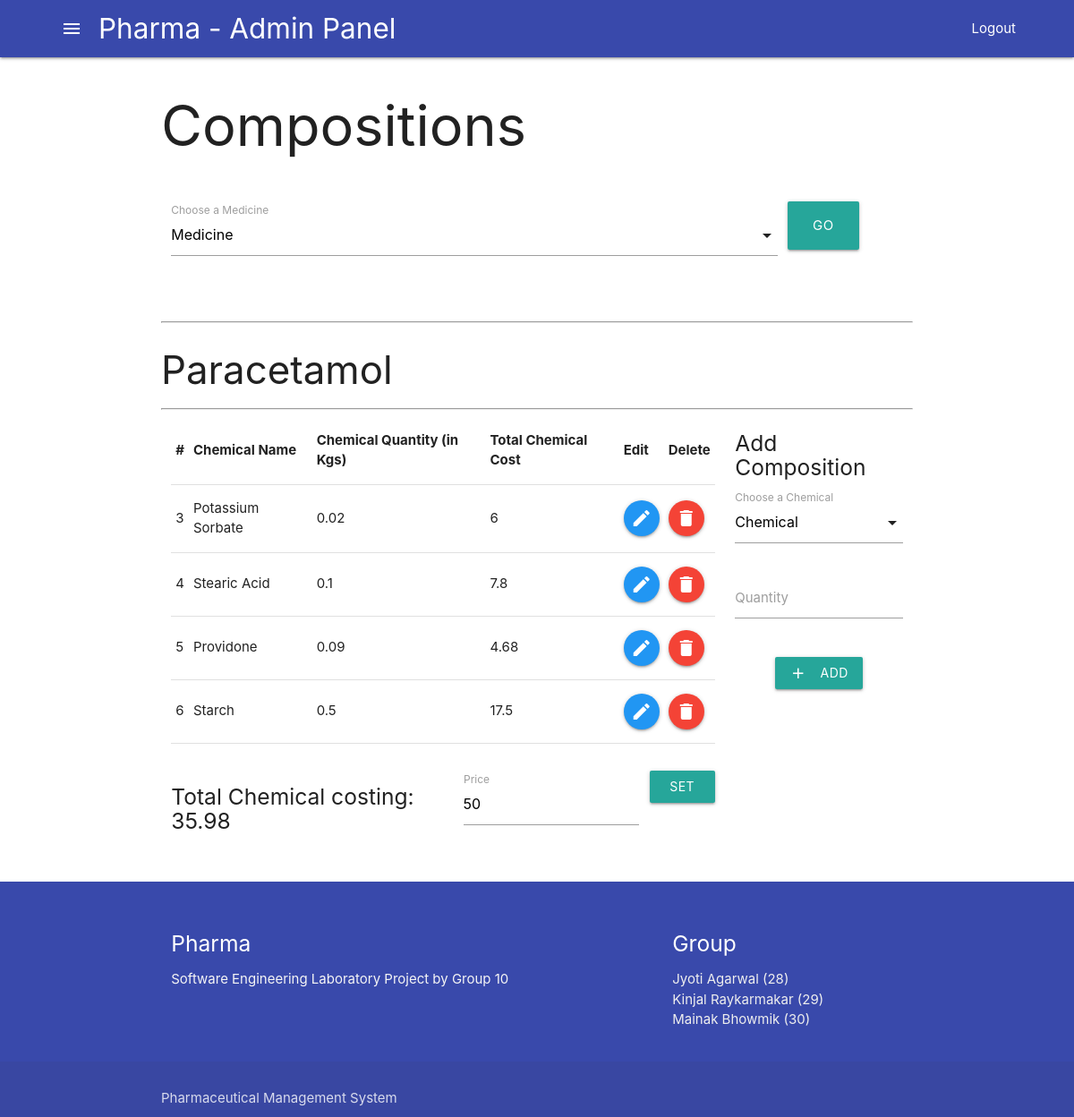
Screenshot of /admin/composition.php?med=1 (signed in) with the database file from the repository.
### tables this page shows
CREATE TABLE `medicines` (
  `id` int(11) NOT NULL,
  `name` varchar(30) NOT NULL,
  `qty` int(11) NOT NULL DEFAULT 0,
  `price` float NOT NULL DEFAULT 0,
  `forSale` tinyint(1) NOT NULL DEFAULT 0,
  `image` varchar(200) NOT NULL
);

CREATE TABLE `composition` (
  `comp_id` int(11) NOT NULL,
  `cid` int(11) NOT NULL,
  `mid` int(11) NOT NULL,
  `c_qty` double NOT NULL
);

CREATE TABLE `chemicals` (
  `id` int(11) NOT NULL,
  `name` varchar(30) NOT NULL,
  `qty` double NOT NULL DEFAULT 0,
  `rate` double NOT NULL,
  `image` varchar(200) NOT NULL
);

### admin/composition.php (the view, shortened to what this page needs)
<?php
include("./include/connection.php");
include("./include/header.php");
$query3 = "select id, name from chemicals";
$chemicals = mysqli_query($con, $query3);
if (isset($_REQUEST["med"])) {
  $query = "select * from medicines where id='" . $_REQUEST["med"] . "'";
  $result = mysqli_query($con, $query);
  $medicine = mysqli_fetch_object($result);
  $query2 = "select * from composition, chemicals where mid='" . $_REQUEST["med"] . "'  and composition.cid=chemicals.id";
  $compositions = mysqli_query($con, $query2);
}
?>
<link rel="stylesheet" href="./styles/styles.css">
<div class="container">
  <h1>Compositions</h1>
  <form action="">
    <div class="row" style="margin-top: 50px; margin-bottom: 50px">
      <div class="input-field col s10">
        <label>Choose a Medicine</label>
      </div>
      <div class="s2">
        <button type="submit" class="waves-effect waves-light btn-large">Go</button>
      </div>
    </div>
  </form>
  <hr>
  <?php if (isset($_REQUEST["med"])) { ?>
    <h3><?php echo $medicine->name ?></h3>
    <hr>
    <div class="row">
      <div class="col s9">
        <table>
          <thead>
            <tr>
              <th>#</th>
              <th>Chemical Name</th>
              <th>Chemical Quantity (in Kgs)</th>
              <th>Total Chemical Cost</th>
              <th>Edit</th>
              <th>Delete</th>
            </tr>
          </thead>
          <tbody>
            <?php
            $totalCosts = 0;
            while ($fetch = mysqli_fetch_object($compositions)) {
              $totalCosts += $fetch->rate * $fetch->c_qty;  ?>
              <tr>
                <td><?php echo $fetch->comp_id ?></td>
                <td><?php echo $fetch->name ?></td>
                <td><?php echo $fetch->c_qty ?></td>
                <td><?php echo $fetch->rate * $fetch->c_qty ?></td>
                <td>
                  <a class="btn-floating blue" href="./composition.php?med=<?php echo $medicine->id ?>&edit=<?php echo $fetch->comp_id ?>">
                    <i class="material-icons">edit</i>
                  </a>
                </td>
                <td>
                  <a class="btn-floating red" href="./composition.php?med=<?php echo $medicine->id ?>&delete=<?php echo $fetch->comp_id ?>">
                    <i class="material-icons">delete</i>
                  </a>
                </td>
              </tr>
            <?php } ?>
          </tbody>
        </table>
        <div class="row" style="margin-top: 30px;">
          <div class="col s6">
            <h5>Total Chemical costing: <?php echo $totalCosts ?></h5>
          </div>
          <form action="./medicines/setprice.php" method="POST" class="col s6">
            <div class="input-field col s9">
              <input id="price" name="price" type="number" step="any" value="<?php echo $medicine->price ?>" class="validate" required>
              <label for="price">Price</label>
            </div>
            <button type="submit" class="waves-effect waves-light btn col s3">
              Set Price
            </button>
          </form>
        </div>
      </div>
      <div class="col s3">
        <?php if (isset($_REQUEST["edit"])) {
          $query = "select * from composition where comp_id='" . $_REQUEST["edit"] . "'";
          $result = mysqli_query($con, $query);
          $composition = mysqli_fetch_object($result); ?>
          <h5>Edit Composition</h5>
          <form action="./composition/compoEdit.php" method="POST">
            <input type="text" name="comp_id" value="<?php echo $composition->comp_id ?>" hidden>
            <input type="text" name="mid" value="<?php echo $medicine->id ?>" hidden>
            <div class="row">
              <div class="input-field col s12">
                <select name="cid">
                  <option value="" disabled selected>Chemical</option>
                  <?php while ($fetch = mysqli_fetch_object($chemicals)) { ?>
                    <option value="<?php echo $fetch->id ?>" <?php echo $fetch->id == ($composition->cid) ? "selected" : "" ?>><?php echo $fetch->name ?></option>
                  <?php } ?>
                </select>
                <label>Choose a Chemical</label>
              </div>
              <div class="input-field col s12">
                <input name="c_qty" id="c_qty" type="number" value="<?php echo $composition->c_qty ?>" class="validate" step="any" required>
                <label for="c_qty">Quantity</label>
              </div>
            </div>
            <div class="flex-center">
              <button type="submit" class="waves-effect waves-light btn">
                <i class="material-icons left">add</i>
                Edit
              </button>
            </div>
          </form>
        <?php } else {  ?>
          <h5>Add Composition</h5>
          <form action="./composition/compoAdd.php" method="POST">
            <div class="row">
              <div class="input-field col s12">
                <label>Choose a Chemical</label>
              </div>
              <div class="input-field col s12">
                <input name="c_qty" id="c_qty" type="number" class="validate" step="any" required>
                <label for="c_qty">Quantity</label>
              </div>
            </div>
            <div class="flex-center">
              <button type="submit" class="waves-effect waves-light btn">
                <i class="material-icons left">add</i>
                Add
              </button>
            </div>
          </form>
        <?php }  ?>
      </div>
    </div>
  <?php } ?>
</div>
<?php include("./include/footer.php") ?>

### admin/include/header.php (shortened to what this page needs)
<!DOCTYPE html>
<html lang="en">
<head>
  <link rel="stylesheet" href="https://cdnjs.cloudflare.com/ajax/libs/materialize/1.0.0/css/materialize.min.css">
</head>
<body>
  <nav class="indigo darken-1">
    <div class="nav-wrapper" style="padding-left: 50px; padding-right: 50px">
      <a href="#" data-target="slide-out" class="sidenav-trigger" style="display: inline;"><i class="material-icons">menu</i></a>
      <a href="../admin" class="brand-logo">Pharma - Admin Panel</a>
      <ul id="nav-mobile" class="right hide-on-med-and-down">
        <li><a href="../auth/logout.php">Logout</a></li>
      </ul>
    </div>
  </nav>

### admin/include/footer.php
<footer class="page-footer indigo darken-1">
  <div class="container">
    <div class="row">
      <div class="col l6 s12">
        <h5 class="white-text">Pharma</h5>
        <p class="grey-text text-lighten-4">Software Engineering Laboratory Project by Group 10</p>
      </div>
      <div class="col l4 offset-l2 s12">
        <h5 class="white-text">Group</h5>
        <ul>
          <li><a class="grey-text text-lighten-3" href="#!">Jyoti Agarwal (28)</a></li>
          <li><a class="grey-text text-lighten-3" href="#!">Kinjal Raykarmakar (29)</a></li>
          <li><a class="grey-text text-lighten-3" href="#!">Mainak Bhowmik (30)</a></li>
        </ul>
      </div>
    </div>
  </div>
  <div class="footer-copyright">
    <div class="container">
      Pharmaceutical Management System
    </div>
  </div>
</footer>
</body>
</html>

### admin/styles/styles.css (style rules this page uses)
.container { margin-top: 20px; }
.flex-center { display: flex; justify-content: center; }

### rows the page displays
medicines: name "Paracetamol", price "50"
composition: comp_id "3", cid.name "Potassium Sorbate", c_qty "0.02", $fetch->rate * $fetch->c_qty "6"
composition: comp_id "4", cid.name "Stearic Acid", c_qty "0.1", $fetch->rate * $fetch->c_qty "7.8"
composition: comp_id "5", cid.name "Providone", c_qty "0.09", $fetch->rate * $fetch->c_qty "4.68"
composition: comp_id "6", cid.name "Starch", c_qty "0.5", $fetch->rate * $fetch->c_qty "17.5"

### other values shown
$totalCosts "35.98"
